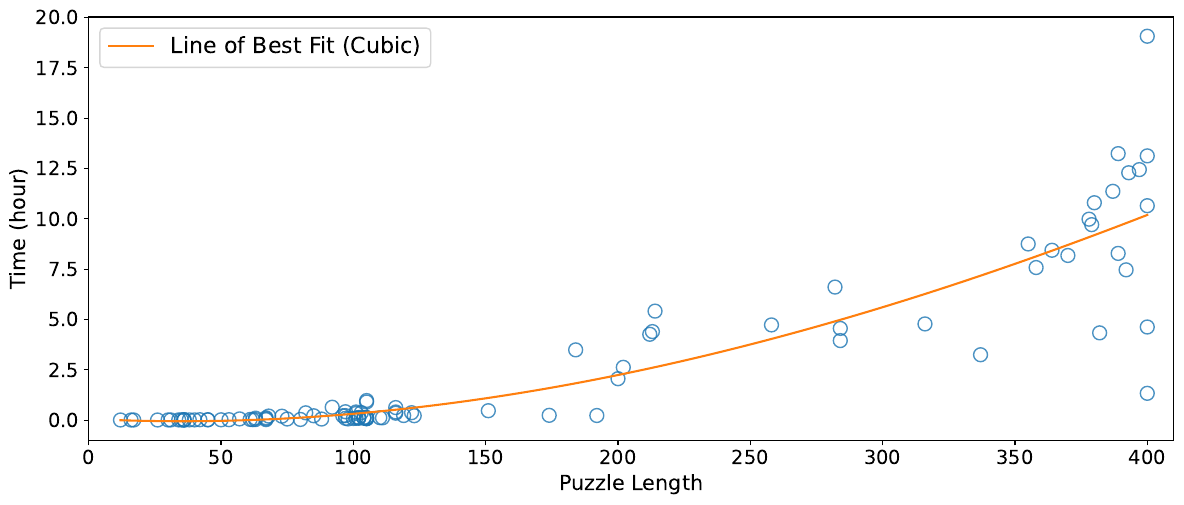

Write Python code to recreate this figure.
#!/usr/bin/env python3

import os, sys
import numpy as np
import matplotlib.pyplot as plt

with open('../data/eterna/eterna100.txt', 'r') as data:
    lines = data.read().split('\n')
    ids = [int(line.split(' ')[0]) for line in lines if len(line) > 0]
    structs = [line.split(' ')[1] for line in lines if len(line) > 0]


time_sec = []

for idx, pid in enumerate(ids):
    with open(f'../results/sampling_time/{pid}.txt', 'r') as f:
        lines = f.read().split('\n')
        
        if len(lines) > 2 and lines[-2].startswith('Total Time: '):
            time = float(lines[-2].split(': ')[1])
            time_sec.append(time / 3600)
        else:
            break

x = [len(structs[i]) for i in range(len(time_sec))]
print(len(x))

plt.rcParams["figure.figsize"] = [14, 5.50]

plt.plot(x, np.array(time_sec), linestyle='', marker='o', markerfacecolor='None', ms=10, alpha=0.8)

# determine best fit line
z = np.polyfit(x, time_sec, 3)

p = np.poly1d(z)
xl = np.linspace(min(x), max(x), 100)
yl = [p(xx)  for xx in xl]

text = f'Line of Best Fit (Cubic)'
plt.plot(xl, yl, label=text)
plt.legend(fontsize=16)

# xticks = [1, 10, 20, 30, 40, 50, 60, 70, 80, 90, 100]
# plt.xticks(xticks)
plt.xlim(0, 410)
plt.xlabel(r'Puzzle Length', fontsize=15)
plt.ylabel('Time (hour)', fontsize=15)
plt.tick_params(labelsize=14)
plt.savefig("time.pdf", bbox_inches='tight')